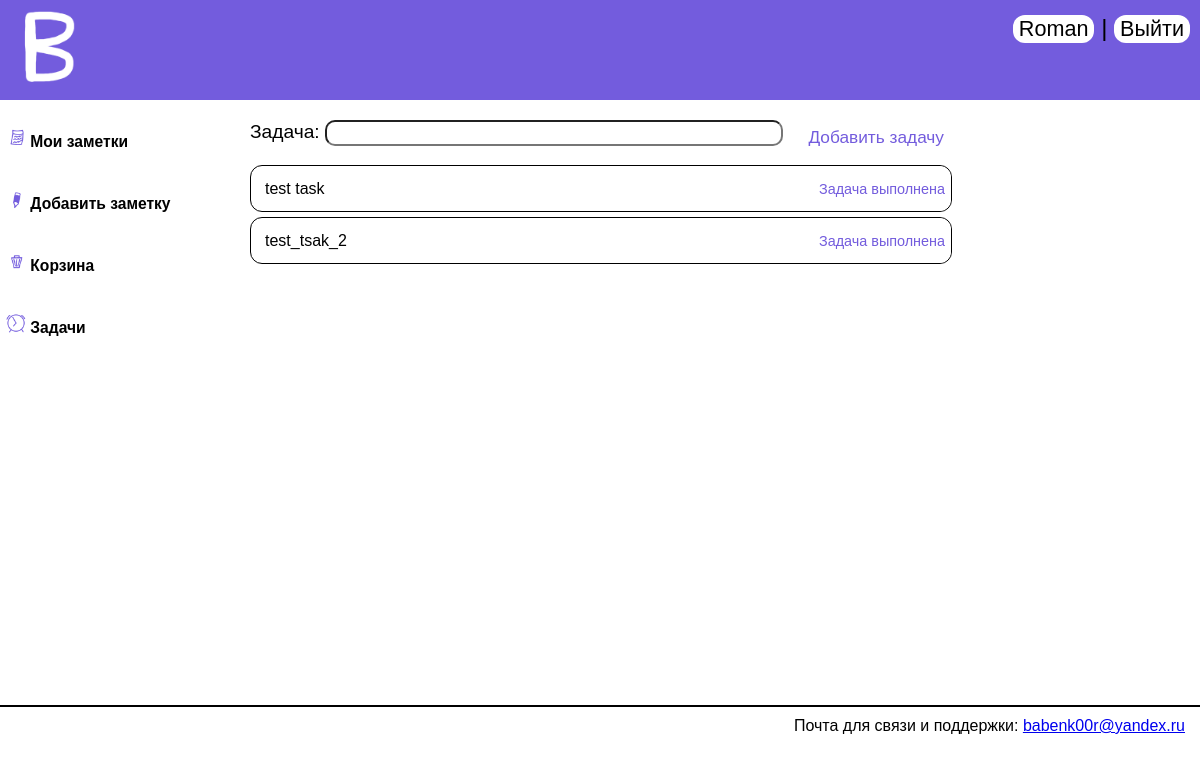
The app's page /tasks (signed in), older data.
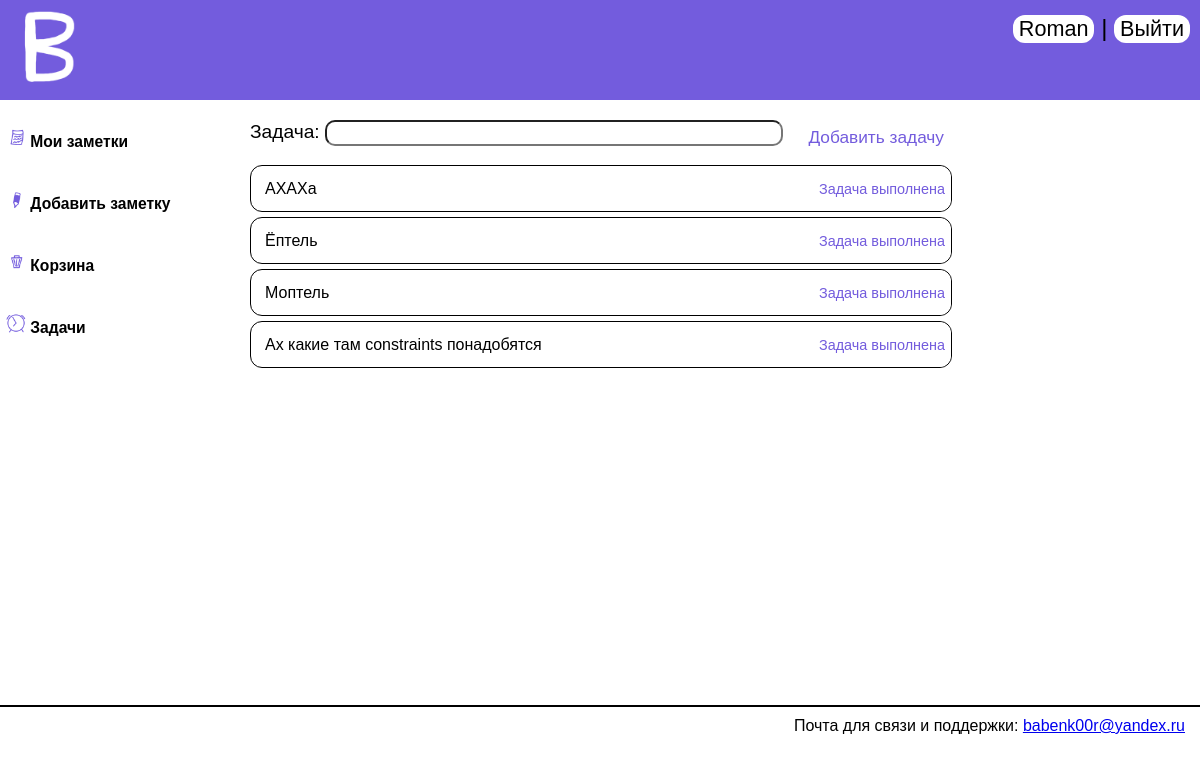
The same page, newer data.
### main/models.py (models this page shows)
class Tasks_model(models.Model):
    text = models.CharField(max_length=255, verbose_name="Задача")
    user_id = models.CharField(max_length=255)

### main/views.py (the view)
# urls.py: path('tasks', tasks, name='tasks'),
def tasks(request):
    tasks = Tasks_model.objects.filter(user_id=request.user.id)
    user_id = str(request.user.id)
    if request.method == 'POST':
        form = Task_form(request.POST, request.FILES, initial={'user_id': user_id})
        if form.is_valid():
            form.save()
            return redirect('tasks')
    else:
        form = Task_form(initial={'user_id': user_id})
    return render(request, 'main/tasks.html', {'menu': menu, 'tasks': tasks, 'form': form, 'title': 'Задачи'})

### main/forms.py
class Task_form(forms.ModelForm):
    user_id = forms.CharField(widget=forms.HiddenInput(), required=False)
    class Meta:
        model = Tasks_model
        fields = ['text', 'user_id']
        widgets = {
            'text': forms.TextInput(attrs={'id': 'task-field'}),
        }

### main/templates/main/tasks.html (shortened to what this page needs)
{% extends 'main/base.html' %}
{% block content %}
    <div id="task-form">
        <form action="" id="new-task-form" method="post">
            {{ form }}
            <button type="submit" class="complete-task">Добавить задачу</button>
        </form>
    </div>
    <div>
        {% for t in tasks %}
        <div class="task"><div class="text-task">{{ t.text }}</div><a href="{% url 'complete_task' t.id %}"><button class="complete-task">Задача выполнена</button></a></div>
        {% endfor %}
    </div>
{% endblock %}

### main/templates/main/base.html (shortened to what this page needs)
{% load static %}
<!DOCTYPE html>
<html lang="ru">
    <head>
	<link rel="stylesheet" href="{% static 'main/css/styles.css' %}">
    </head>
    <body>
        <div class="header">
            <a href="{% url 'main' %}" ><img class='logo' src="{% static 'main/images/logo.png' %}"></a>
            {% if request.user.is_authenticated %}
            <div class="user-block">
                <div id="user-block"><a href="{% url 'main' %}"><button class="rbutton">{{ user.username }}</button><a></a> | <a href="{% url 'logout' %}"><button class="rbutton">Выйти</button></a></div>
            </div>
            {% else %}
            <div class="user-block">
                <div id="user-block"><a href="{% url 'login' %}"><button class="rbutton">Войти</button></a> | <a href="{% url 'registration' %}"><button class="rbutton">Зарегистрироваться</button></a></div>
            </div>
            {% endif %}
        </div>
        <div class="clearfix">
        <div class="notes">
            <div class="inner-notes">
                {% for p in menu %}
                    <a href="{% url p.url %}"><button class="button"><h3><img class="Mlogo" src="{% static 'main/images/' %}{{ p.logo_url }}">    {{ p.title }}</h3></button></a>
                {% endfor %}
            </div>
        </div>
        <div class="content">
            <div class="inner-content">
                {% block content %}{% endblock content %}
            </div>
        </div>
        </div>
        <div class="footer">
            <div class="inner-footer">Почта для связи и поддержки: <a href="mailto:babenk00r@yandex.ru">babenk00r@yandex.ru</a></div>
        </div>
    </body>
</html>

Row changes from the older to the newer data that the page shows:
removed Tasks_model: text "test task"
removed Tasks_model: text "test_tsak_2"
added Tasks_model: text "АХАХа"
added Tasks_model: text "Ёптель"
added Tasks_model: text "Моптель"
added Tasks_model: text "Ах какие там constraints понадобятся"
